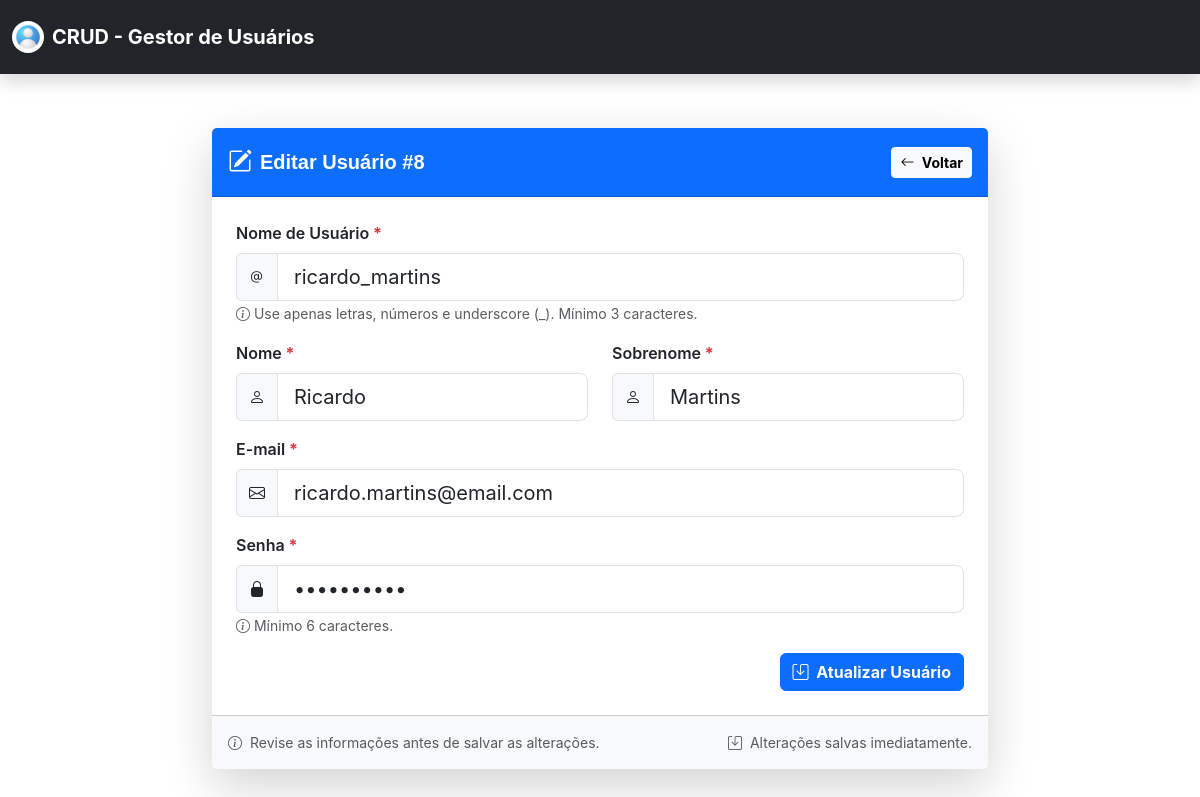
The app's page /templates/users/edit.php?id=8 with its own data.
### tables this page shows
CREATE TABLE IF NOT EXISTS `tb_users` (
  `id` int NOT NULL AUTO_INCREMENT,
  `username` varchar(50) NOT NULL,
  `first_name` varchar(100) NOT NULL,
  `last_name` varchar(100) NOT NULL,
  `email` varchar(100) NOT NULL,
  `password` varchar(255) NOT NULL,
  `created_at` timestamp NULL DEFAULT CURRENT_TIMESTAMP,
  `updated_at` timestamp NULL DEFAULT CURRENT_TIMESTAMP ON UPDATE CURRENT_TIMESTAMP,
  PRIMARY KEY (`id`),
  UNIQUE KEY `username` (`username`),
  UNIQUE KEY `email` (`email`)
);

### templates/users/edit.php (the view, shortened to what this page needs)
<?php
require_once __DIR__ . "/../../includes/core/bootstrap.php";
$id = isset($_GET['id']) ? (int)$_GET['id'] : 0;
$stmt = $conn->prepare("SELECT * FROM tb_users WHERE id = ?");
$stmt->bind_param("i", $id);
$stmt->execute();
$result = $stmt->get_result();
$user = $result->fetch_assoc();
require_once __DIR__ . "/../../includes/layouts/header.php";
?>
<section class="update-user-section py-5">
    <div class="container">
        <div class="row justify-content-center">
            <div class="col-lg-8">
                <div class="card border-0 shadow-lg">
                    <div class="card-header bg-primary text-white py-3 d-flex flex-column flex-md-row justify-content-between align-items-center gap-3">
                        <div class="d-flex align-items-center">
                            <i class="bi bi-pencil-square fs-4 me-2"></i>
                            <h5 class="fw-bold mb-0">
                                Editar Usuário #<?= $id; ?>
                            </h5>
                        </div>
                        <a href="index.php" class="btn btn-light btn-sm fw-bold">
                            <i class="bi bi-arrow-left me-1"></i>
                            Voltar
                        </a>
                    </div>
                    <div class="card-body p-4">
                        <form action="<?= htmlspecialchars($_SERVER['PHP_SELF'], ENT_QUOTES, 'UTF-8'); ?>?id=<?= $id; ?>" method="POST" novalidate>
                            <div class="mb-3">
                                <label for="username" class="form-label fw-semibold" data-required="true">Nome de Usuário</label>
                                <div class="input-group">
                                    <span class="input-group-text bg-light"><i class="bi bi-at"></i></span>
                                    <input type="text" name="username" id="username" class="form-control form-control-lg" placeholder="Ex: joao_silva" autocomplete="username" aria-required="true" value="<?= htmlspecialchars($user['username'] ?? '', ENT_QUOTES, 'UTF-8'); ?>">
                                </div>
                                <small class="text-muted">
                                    <i class="bi bi-info-circle"></i> Use apenas letras, números e underscore (_). Mínimo 3 caracteres.
                                </small>
                            </div>
                            <div class="row">
                                <div class="col-12 col-md-6 mb-3">
                                    <label for="first_name" class="form-label fw-semibold" data-required="true">Nome</label>
                                    <div class="input-group">
                                        <span class="input-group-text bg-light"><i class="bi bi-person"></i></span>
                                        <input type="text" name="first_name" id="first_name" class="form-control form-control-lg" placeholder="Primeiro nome" autocomplete="given-name" aria-required="true" value="<?= htmlspecialchars($user['first_name'] ?? '', ENT_QUOTES, 'UTF-8'); ?>">
                                    </div>
                                </div>
                                <div class="col-12 col-md-6 mb-3">
                                    <label for="last_name" class="form-label fw-semibold" data-required="true">Sobrenome</label>
                                    <div class="input-group">
                                        <span class="input-group-text bg-light"><i class="bi bi-person"></i></span>
                                        <input type="text" name="last_name" id="last_name" class="form-control form-control-lg" placeholder="Último nome" autocomplete="family-name" aria-required="true" value="<?= htmlspecialchars($user['last_name'] ?? '', ENT_QUOTES, 'UTF-8'); ?>">
                                    </div>
                                </div>
                            </div>
                            <div class="mb-3">
                                <label for="username" class="form-label fw-semibold" data-required="true">E-mail</label>
                                <div class="input-group">
                                    <span class="input-group-text bg-light"><i class="bi bi-envelope"></i></span>
                                    <input type="email" name="email" id="email" class="form-control form-control-lg" placeholder="seu@email.com" autocomplete="email" aria-required="true" value="<?= htmlspecialchars($user['email'] ?? '', ENT_QUOTES, 'UTF-8'); ?>">
                                </div>
                            </div>
                            <div class="mb-3">
                                <label for="password" class="form-label fw-semibold" data-required="true">Senha</label>
                                <div class="input-group">
                                    <span class="input-group-text bg-light"><i class="bi bi-lock-fill"></i></span>
                                    <input type="password" name="password" id="password" class="form-control form-control-lg" placeholder="Crie uma senha" autocomplete="password" aria-required="true" value="<?= htmlspecialchars($user['password'] ?? '', ENT_QUOTES, 'UTF-8'); ?>">
                                </div>
                                <small class="text-muted">
                                    <i class="bi bi-info-circle"></i> Mínimo 6 caracteres.
                                </small>
                            </div>
                            <div class="d-grid d-md-flex justify-content-md-end">
                                <button type="submit" class="btn btn-primary fw-bold">
                                    <i class="bi bi-save me-1"></i>
                                    Atualizar Usuário
                                </button>
                            </div>
                        </form>
                    </div>
                    <div class="card-footer bg-light py-3 d-flex flex-column flex-md-row justify-content-between align-items-center gap-2">
                        <small class="text-muted">
                            <i class="bi bi-info-circle me-1"></i>
                            Revise as informações antes de salvar as alterações.
                        </small>
                        <small class="text-muted">
                            <i class="bi bi-save me-1"></i>
                            Alterações salvas imediatamente.
                        </small>
                    </div>
                </div>
            </div>
        </div>
    </div>
</section>
<?php require_once __DIR__ . "/../../includes/layouts/footer.php"; ?>

### assets/css/styles.css (style rules this page uses)
:root { --bs-success: #198754; --bs-info: #0dcaf0; --bs-primary: #0d6efd; --bs-danger: #dc3545; --bs-warning: #ffc107; --color-body-bg: #ffffff; --color-body-text: #212529; }
*, *::before, *::after { margin: 0; padding: 0; box-sizing: border-box; }
body { font-family: "Inter", "Poppins", sans-serif; background-color: var(--color-body-bg); color: var(--color-body-text); overflow-x: hidden; padding-top: 0; }
h1, h2, h3, h4, h5, h6 { font-family: "Poppins", sans-serif; }
a { text-decoration: none; }
.container, .container-fluid { max-width: 1200px !important; }

### assets/css/forms.css (style rules this page uses)
.form-label[data-required="true"]::after { content: " *"; color: #dc3545; font-weight: bold; }

### templates/users/edit.php (style rules this page uses)
body[data-page="users-edit"] { padding-top: 80px !important; }

### records on screen
tb_users: username "ricardo_martins", first_name "Ricardo", last_name "Martins", email "ricardo.martins@email.com"

### other values on screen
$id "8"
